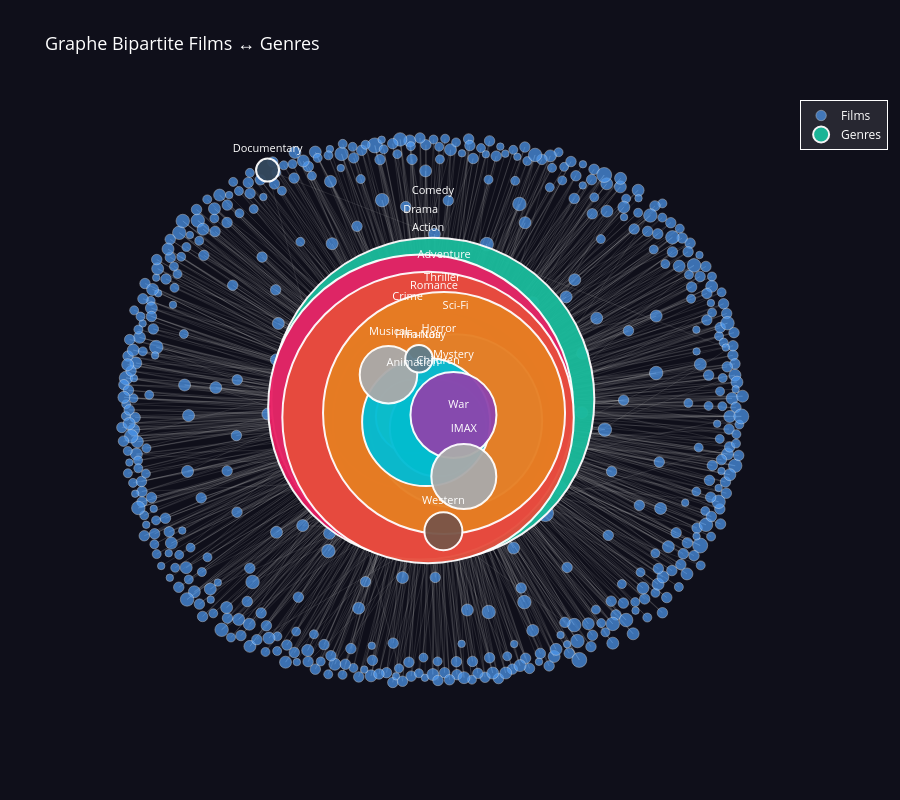

The code cell stored with this chart in its notebook:
### Code cell
import networkx as nx
import plotly.graph_objects as go

df = pd.read_csv('df_final.csv')
df_sample = df.nlargest(500, 'num_votes').reset_index(drop=True)

G = nx.Graph()

for _, row in df_sample.iterrows():
    film_node = f"film_{row['movieId']}"
    G.add_node(film_node, 
               type='film', 
               title=row['title'],
               rating=round(row['mean_rating'], 2),
               genres=row['genres'])
    
    genres = str(row['genres']).split('|')
    for genre in genres:
        if genre not in G.nodes:
            G.add_node(genre, type='genre', title=genre)
        G.add_edge(film_node, genre)


film_nodes  = [n for n, d in G.nodes(data=True) if d['type'] == 'film']
genre_nodes = [n for n, d in G.nodes(data=True) if d['type'] == 'genre']

pos = nx.spring_layout(G, seed=42, k=0.8)

edge_x, edge_y = [], []
for u, v in G.edges():
    x0, y0 = pos[u]
    x1, y1 = pos[v]
    edge_x += [x0, x1, None]
    edge_y += [y0, y1, None]

edge_trace = go.Scatter(
    x=edge_x, y=edge_y,
    mode='lines',
    line=dict(width=0.5, color='rgba(180,180,180,0.3)'),
    hoverinfo='none',
    showlegend=False
)

film_x, film_y, film_hover, film_sizes = [], [], [], []

for node in film_nodes:
    x, y = pos[node]
    film_x.append(x)
    film_y.append(y)
    film_sizes.append(6 + G.degree(node) * 1.5) 
    film_hover.append(
        f"<b>{G.nodes[node]['title']}</b><br>"
        f"Genres : {G.nodes[node]['genres'].replace('|', ' | ')}<br>"
        f"Rating : {G.nodes[node]['rating']}"
    )

film_trace = go.Scatter(
    x=film_x, y=film_y,
    mode='markers',
    name='Films',
    hovertext=film_hover,
    hoverinfo='text',
    marker=dict(
        size=film_sizes,
        color='#4e9af1',
        opacity=0.7,
        line=dict(width=0.5, color='white')
    )
)

genre_colors = {
    'Action':'#e74c3c',     'Adventure':'#e67e22',  'Animation':'#f1c40f',
    'Children':'#2ecc71',   'Comedy':'#1abc9c',      'Crime':'#9b59b6',
    'Documentary':'#34495e','Drama':'#e91e63',        'Fantasy':'#00bcd4',
    'Film-Noir':'#607d8b',  'Horror':'#c0392b',       'Mystery':'#8e44ad',
    'Romance':'#ff69b4',    'Thriller':'#d35400',     'Western':'#795548'
}

genre_x, genre_y, genre_text, genre_hover, genre_color_list = [], [], [], [], []

for node in genre_nodes:
    x, y = pos[node]
    genre_x.append(x)
    genre_y.append(y)
    genre_text.append(node)
    genre_color_list.append(genre_colors.get(node, '#aaaaaa'))
    genre_hover.append(
        f"<b>Genre : {node}</b><br>"
        f"Nombre de films : {G.degree(node)}"
    )

genre_trace = go.Scatter(
    x=genre_x, y=genre_y,
    mode='markers+text',
    name='Genres',
    text=genre_text,
    textposition='top center',
    textfont=dict(size=11, color='white'),
    hovertext=genre_hover,
    hoverinfo='text',
    marker=dict(
        size=[20 + G.degree(n) * 1.5 for n in genre_nodes], 
        color=genre_color_list,
        opacity=0.95,
        line=dict(width=2, color='white')
    )
)

fig = go.Figure(
    data=[edge_trace, film_trace, genre_trace],
    layout=go.Layout(
        title=dict(text='Graphe Bipartite Films ↔ Genres', font=dict(size=18, color='white')),
        showlegend=True,
        hovermode='closest',
        plot_bgcolor='#0f0f1a',
        paper_bgcolor='#0f0f1a',
        font=dict(color='white'),
        height=800,
        xaxis=dict(showgrid=False, zeroline=False, showticklabels=False),
        yaxis=dict(showgrid=False, zeroline=False, showticklabels=False),
        legend=dict(
            bgcolor='rgba(255,255,255,0.1)',
            bordercolor='white',
            borderwidth=1
        )
    )
)

fig.show()

### Figure 1 — Plotly figure (JSON) as saved in the notebook; plotly's stock layout.template omitted (floating-point values rounded to 4 significant figures; data arrays with more than 128 entries replaced by an {"elided": "..."} marker saying what was removed)
{"data": [{"hoverinfo": "none", "line": {"color": "rgba(180,180,180,0.3)", "width": 0.5}, "mode": "lines", "showlegend": false, "type": "scatter", "x": {"elided": "4419 float values"}, "y": {"elided": "4419 float values"}}, {"hoverinfo": "text", "hovertext": {"elided": "500 str values"}, "marker": {"color": "#4e9af1", "line": {"color": "white", "width": 0.5}, "opacity": 0.7, "size": {"elided": "500 float values"}}, "mode": "markers", "name": "Films", "type": "scatter", "x": {"elided": "500 float values"}, "y": {"elided": "500 float values"}}, {"hoverinfo": "text", "hovertext": ["<b>Genre : Comedy</b><br>Nombre de films : 202", "<b>Genre : Drama</b><br>Nombre de films : 190", "<b>Genre : Romance</b><br>Nombre de films : 94", "<b>Genre : War</b><br>Nombre de films : 21", "<b>Genre : Crime</b><br>Nombre de films : 96", "<b>Genre : Thriller</b><br>Nombre de films : 133", "<b>Genre : Horror</b><br>Nombre de films : 29", "<b>Genre : Action</b><br>Nombre de films : 181", "<b>Genre : Sci-Fi</b><br>Nombre de films : 102", "<b>Genre : Adventure</b><br>Nombre de films : 148", "<b>Genre : Animation</b><br>Nombre de films : 36", "<b>Genre : Children</b><br>Nombre de films : 51", "<b>Genre : Fantasy</b><br>Nombre de films : 72", "<b>Genre : Mystery</b><br>Nombre de films : 44", "<b>Genre : IMAX</b><br>Nombre de films : 30", "<b>Genre : Musical</b><br>Nombre de films : 25", "<b>Genre : Western</b><br>Nombre de films : 12", "<b>Genre : Film-Noir</b><br>Nombre de films : 5", "<b>Genre : Documentary</b><br>Nombre de films : 2"], "marker": {"color": ["#1abc9c", "#e91e63", "#ff69b4", "#aaaaaa", "#9b59b6", "#d35400", "#c0392b", "#e74c3c", "#aaaaaa", "#e67e22", "#f1c40f", "#2ecc71", "#00bcd4", "#8e44ad", "#aaaaaa", "#aaaaaa", "#795548", "#607d8b", "#34495e"], "line": {"color": "white", "width": 2}, "opacity": 0.95, "size": [323, 305, 161, 51.5, 164, 219.5, 63.5, 291.5, 173, 242, 74, 96.5, 128, 86, 65, 57.5, 38, 27.5, 23]}, "mode": "markers+text", "name": "Genres", "text": ["Comedy", "Drama", "Romance", "War", "Crime", "Thriller", "Horror", "Action", "Sci-Fi", "Adventure", "Animation", "Children", "Fantasy", "Mystery", "IMAX", "Musical", "Western", "Film-Noir", "Documentary"], "textfont": {"color": "white", "size": 11}, "textposition": "top center", "type": "scatter", "x": [0.008359, -0.03055, 0.01196, 0.09094, -0.07257, 0.03851, 0.02788, -0.006882, 0.08131, 0.0442, -0.05554, 0.02515, -0.01321, 0.07437, 0.1075, -0.1337, 0.04216, -0.03599, -0.5208], "y": [0.03798, 0.009967, 0.05797, -0.1241, 0.01349, -0.04269, 0.1258, -0.02768, -0.03999, -0.01178, -0.02432, -0.06665, -0.0448, -0.01911, -0.2427, 0.1275, -0.4416, 0.1855, 0.8716]}], "layout": {"font": {"color": "white"}, "height": 800, "hovermode": "closest", "legend": {"bgcolor": "rgba(255,255,255,0.1)", "bordercolor": "white", "borderwidth": 1}, "paper_bgcolor": "#0f0f1a", "plot_bgcolor": "#0f0f1a", "showlegend": true, "title": {"font": {"color": "white", "size": 18}, "text": "Graphe Bipartite Films ↔ Genres"}, "xaxis": {"showgrid": false, "showticklabels": false, "zeroline": false}, "yaxis": {"showgrid": false, "showticklabels": false, "zeroline": false}}}
